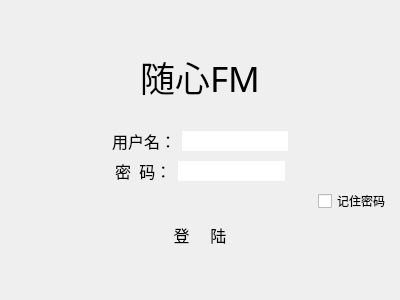
<?xml version="1.0" encoding="UTF-8"?>
<ui version="4.0">
 <class>loginDialog</class>
 <widget class="QDialog" name="loginDialog">
  <property name="geometry">
   <rect>
    <x>0</x>
    <y>0</y>
    <width>400</width>
    <height>300</height>
   </rect>
  </property>
  <property name="windowTitle">
   <string>Dialog</string>
  </property>
  <property name="autoFillBackground">
   <bool>false</bool>
  </property>
  <layout class="QVBoxLayout" name="verticalLayout_2">
   <property name="spacing">
    <number>0</number>
   </property>
   <property name="leftMargin">
    <number>0</number>
   </property>
   <property name="topMargin">
    <number>0</number>
   </property>
   <property name="rightMargin">
    <number>0</number>
   </property>
   <property name="bottomMargin">
    <number>0</number>
   </property>
   <item>
    <widget class="QWidget" name="widget_title" native="true">
     <property name="sizePolicy">
      <sizepolicy hsizetype="Preferred" vsizetype="Fixed">
       <horstretch>0</horstretch>
       <verstretch>0</verstretch>
      </sizepolicy>
     </property>
     <property name="cursor">
      <cursorShape>ArrowCursor</cursorShape>
     </property>
     <layout class="QHBoxLayout" name="horizontalLayout">
      <property name="spacing">
       <number>0</number>
      </property>
      <property name="leftMargin">
       <number>0</number>
      </property>
      <property name="topMargin">
       <number>0</number>
      </property>
      <property name="rightMargin">
       <number>0</number>
      </property>
      <property name="bottomMargin">
       <number>0</number>
      </property>
      <item>
       <spacer name="horizontalSpacer">
        <property name="orientation">
         <enum>Qt::Horizontal</enum>
        </property>
        <property name="sizeHint" stdset="0">
         <size>
          <width>341</width>
          <height>20</height>
         </size>
        </property>
       </spacer>
      </item>
      <item>
       <widget class="QPushButton" name="pBmin">
        <property name="focusPolicy">
         <enum>Qt::StrongFocus</enum>
        </property>
        <property name="text">
         <string/>
        </property>
        <property name="icon">
         <iconset resource="image.qrc">
          <normaloff>:/image/2.png</normaloff>:/image/2.png</iconset>
        </property>
        <property name="iconSize">
         <size>
          <width>16</width>
          <height>16</height>
         </size>
        </property>
        <property name="flat">
         <bool>true</bool>
        </property>
       </widget>
      </item>
      <item>
       <widget class="QPushButton" name="pBclose">
        <property name="text">
         <string/>
        </property>
        <property name="icon">
         <iconset resource="image.qrc">
          <normaloff>:/image/1.png</normaloff>:/image/1.png</iconset>
        </property>
        <property name="iconSize">
         <size>
          <width>16</width>
          <height>16</height>
         </size>
        </property>
        <property name="autoDefault">
         <bool>true</bool>
        </property>
        <property name="flat">
         <bool>true</bool>
        </property>
       </widget>
      </item>
     </layout>
    </widget>
   </item>
   <item>
    <widget class="QWidget" name="widget_main" native="true">
     <layout class="QVBoxLayout" name="verticalLayout">
      <item>
       <widget class="QLabel" name="label">
        <property name="sizePolicy">
         <sizepolicy hsizetype="Preferred" vsizetype="MinimumExpanding">
          <horstretch>0</horstretch>
          <verstretch>0</verstretch>
         </sizepolicy>
        </property>
        <property name="font">
         <font>
          <family>仿宋</family>
          <pointsize>26</pointsize>
          <weight>50</weight>
          <bold>false</bold>
         </font>
        </property>
        <property name="layoutDirection">
         <enum>Qt::LeftToRight</enum>
        </property>
        <property name="text">
         <string>随心FM</string>
        </property>
        <property name="alignment">
         <set>Qt::AlignCenter</set>
        </property>
       </widget>
      </item>
      <item>
       <layout class="QHBoxLayout" name="horizontalLayout_2">
        <item>
         <spacer name="horizontalSpacer_2">
          <property name="orientation">
           <enum>Qt::Horizontal</enum>
          </property>
          <property name="sizeHint" stdset="0">
           <size>
            <width>40</width>
            <height>20</height>
           </size>
          </property>
         </spacer>
        </item>
        <item>
         <widget class="QLabel" name="label_user">
          <property name="sizePolicy">
           <sizepolicy hsizetype="Minimum" vsizetype="Preferred">
            <horstretch>0</horstretch>
            <verstretch>0</verstretch>
           </sizepolicy>
          </property>
          <property name="font">
           <font>
            <family>新宋体</family>
            <pointsize>12</pointsize>
           </font>
          </property>
          <property name="text">
           <string>用户名：</string>
          </property>
         </widget>
        </item>
        <item>
         <widget class="QLineEdit" name="lineEdit_user">
          <property name="frame">
           <bool>false</bool>
          </property>
         </widget>
        </item>
        <item>
         <spacer name="horizontalSpacer_3">
          <property name="orientation">
           <enum>Qt::Horizontal</enum>
          </property>
          <property name="sizeHint" stdset="0">
           <size>
            <width>40</width>
            <height>20</height>
           </size>
          </property>
         </spacer>
        </item>
       </layout>
      </item>
      <item>
       <layout class="QHBoxLayout" name="horizontalLayout_3">
        <item>
         <spacer name="horizontalSpacer_4">
          <property name="orientation">
           <enum>Qt::Horizontal</enum>
          </property>
          <property name="sizeHint" stdset="0">
           <size>
            <width>40</width>
            <height>20</height>
           </size>
          </property>
         </spacer>
        </item>
        <item>
         <widget class="QLabel" name="label_password">
          <property name="sizePolicy">
           <sizepolicy hsizetype="Minimum" vsizetype="Preferred">
            <horstretch>0</horstretch>
            <verstretch>0</verstretch>
           </sizepolicy>
          </property>
          <property name="font">
           <font>
            <family>新宋体</family>
            <pointsize>12</pointsize>
            <weight>50</weight>
            <bold>false</bold>
           </font>
          </property>
          <property name="text">
           <string>密  码：</string>
          </property>
         </widget>
        </item>
        <item>
         <widget class="QLineEdit" name="lineEdit_password">
          <property name="sizePolicy">
           <sizepolicy hsizetype="Expanding" vsizetype="Fixed">
            <horstretch>0</horstretch>
            <verstretch>0</verstretch>
           </sizepolicy>
          </property>
          <property name="frame">
           <bool>false</bool>
          </property>
         </widget>
        </item>
        <item>
         <spacer name="horizontalSpacer_5">
          <property name="orientation">
           <enum>Qt::Horizontal</enum>
          </property>
          <property name="sizeHint" stdset="0">
           <size>
            <width>40</width>
            <height>20</height>
           </size>
          </property>
         </spacer>
        </item>
       </layout>
      </item>
      <item>
       <layout class="QHBoxLayout" name="horizontalLayout_4">
        <item>
         <spacer name="horizontalSpacer_6">
          <property name="orientation">
           <enum>Qt::Horizontal</enum>
          </property>
          <property name="sizeHint" stdset="0">
           <size>
            <width>40</width>
            <height>20</height>
           </size>
          </property>
         </spacer>
        </item>
        <item>
         <widget class="QCheckBox" name="checkBox">
          <property name="text">
           <string>记住密码</string>
          </property>
         </widget>
        </item>
       </layout>
      </item>
      <item>
       <layout class="QHBoxLayout" name="horizontalLayout_5">
        <item>
         <spacer name="horizontalSpacer_8">
          <property name="orientation">
           <enum>Qt::Horizontal</enum>
          </property>
          <property name="sizeHint" stdset="0">
           <size>
            <width>40</width>
            <height>20</height>
           </size>
          </property>
         </spacer>
        </item>
        <item>
         <widget class="QPushButton" name="pBlogin">
          <property name="sizePolicy">
           <sizepolicy hsizetype="Expanding" vsizetype="Fixed">
            <horstretch>0</horstretch>
            <verstretch>0</verstretch>
           </sizepolicy>
          </property>
          <property name="font">
           <font>
            <family>宋体</family>
            <pointsize>12</pointsize>
            <weight>50</weight>
            <bold>false</bold>
           </font>
          </property>
          <property name="text">
           <string>登     陆</string>
          </property>
          <property name="flat">
           <bool>true</bool>
          </property>
         </widget>
        </item>
        <item>
         <spacer name="horizontalSpacer_7">
          <property name="orientation">
           <enum>Qt::Horizontal</enum>
          </property>
          <property name="sizeHint" stdset="0">
           <size>
            <width>40</width>
            <height>20</height>
           </size>
          </property>
         </spacer>
        </item>
       </layout>
      </item>
      <item>
       <spacer name="verticalSpacer">
        <property name="orientation">
         <enum>Qt::Vertical</enum>
        </property>
        <property name="sizeType">
         <enum>QSizePolicy::Minimum</enum>
        </property>
        <property name="sizeHint" stdset="0">
         <size>
          <width>20</width>
          <height>40</height>
         </size>
        </property>
       </spacer>
      </item>
     </layout>
    </widget>
   </item>
  </layout>
 </widget>
 <resources>
  <include location="image.qrc"/>
 </resources>
 <connections/>
</ui>
